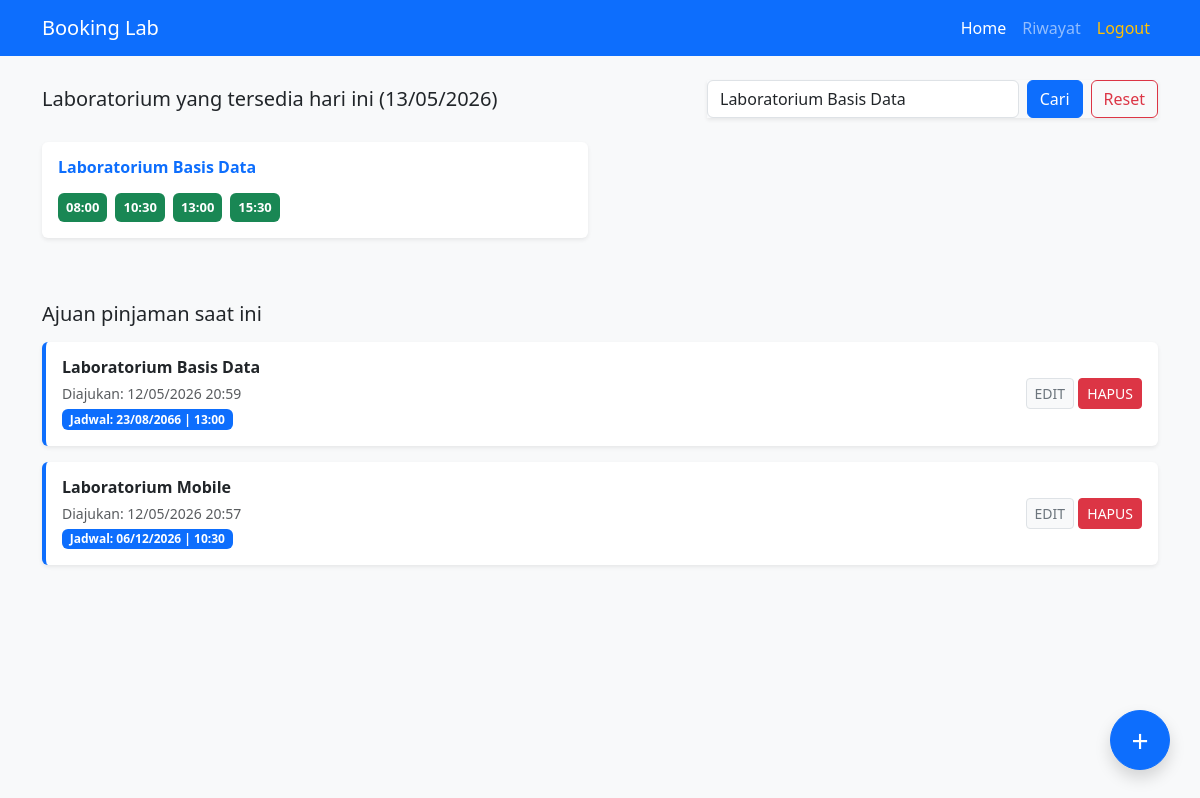
/home.php?cari=Laboratorium Basis Data (signed in), run on the app's committed database.
### tables this page shows
CREATE TABLE `laboratorium` (
  `id_lab` int(11) NOT NULL,
  `nama_lab` varchar(50) DEFAULT NULL
);

CREATE TABLE `peminjaman` (
  `id_pinjam` int(11) NOT NULL,
  `id_user` int(11) DEFAULT NULL,
  `id_lab` int(11) DEFAULT NULL,
  `tanggal_pinjam` date DEFAULT NULL,
  `waktu_pinjam` varchar(10) DEFAULT NULL,
  `created_at` timestamp NOT NULL DEFAULT current_timestamp()
);

### home.php (the view, shortened to what this page needs)
<?php
include 'koneksi.php';
$id_user = $_SESSION['id_user'];
$hari_ini = date('Y-m-d');
$slot_waktu = ['08:00', '10:30', '13:00', '15:30'];
?>
<!DOCTYPE html>
<html lang="id">
<head>
    <link href="https://cdn.jsdelivr.net/npm/bootstrap@5.3.0/dist/css/bootstrap.min.css" rel="stylesheet">
</head>
<body class="bg-light">
    <nav class="navbar navbar-expand-lg navbar-dark bg-primary">
        <div class="container">
            <a class="navbar-brand" href="home.php">Booking Lab</a>
            <div class="navbar-nav ms-auto">
                <a class="nav-link active" href="home.php">Home</a>
                <a class="nav-link" href="riwayat.php">Riwayat</a>
                <a class="nav-link text-warning" href="logout.php" onclick="return confirm('Yakin ingin keluar?')">Logout</a>
            </div>
        </div>
    </nav>
    <div class="container mt-4">
        <div class="row mb-4 align-items-center">
            <div class="col-md-7">
                <h5 class="mb-0">Laboratorium yang tersedia hari ini (<?php echo date('d/m/Y'); ?>)</h5>
            </div>
            <div class="col-md-5">
                <form method="GET" action="" class="d-flex shadow-sm">
                    <input type="text" name="cari" class="form-control me-2" placeholder="Cari laboratorium..." value="<?php echo isset($_GET['cari']) ? $_GET['cari'] : ''; ?>">
                    <button type="submit" class="btn btn-primary">Cari</button>
                    <?php if(isset($_GET['cari']) && $_GET['cari'] != '') { ?>
                        <a href="home.php" class="btn btn-outline-danger ms-2">Reset</a>
                    <?php } ?>
                </form>
            </div>
        </div>
        <div class="row mb-5">
            <?php
            if (isset($_GET['cari']) && $_GET['cari'] != '') {
                $kata_kunci = $_GET['cari'];
                $query_lab = mysqli_query($koneksi, "SELECT * FROM laboratorium WHERE nama_lab LIKE '%$kata_kunci%'");
            } else {
                $query_lab = mysqli_query($koneksi, "SELECT * FROM laboratorium");
            }
            if (mysqli_num_rows($query_lab) > 0) {
                while ($lab = mysqli_fetch_array($query_lab)) {
                    $id_lab = $lab['id_lab'];
            ?>
                    <div class="col-md-6 mb-3">
                        <div class="card shadow-sm border-0">
                            <div class="card-body">
                                <h6 class="card-title fw-bold text-primary"><?php echo $lab['nama_lab']; ?></h6>
                                <div class="d-flex flex-wrap gap-2 mt-3">
                                    <?php
                                    foreach ($slot_waktu as $waktu) {
                                        $cek_booking = mysqli_query($koneksi, "SELECT * FROM peminjaman WHERE id_lab='$id_lab' AND tanggal_pinjam='$hari_ini' AND waktu_pinjam='$waktu'");
                                        if (mysqli_num_rows($cek_booking) == 0) {
                                            echo "<span class='badge bg-success p-2' style='font-size: 13px;'>$waktu</span>";
                                        }
                                    }
                                    ?>
                                </div>
                            </div>
                        </div>
                    </div>
            <?php
                }
            } else {
                echo "<div class='col-12'><div class='alert alert-warning text-center'>Laboratorium tidak ditemukan.</div></div>";
            }
            ?>
        </div>
        <h5 class="mb-3">Ajuan pinjaman saat ini</h5>
        <div class="row pb-5">
            <?php
            $query_riwayat = mysqli_query($koneksi, "
                SELECT peminjaman.*, laboratorium.nama_lab
                FROM peminjaman
                JOIN laboratorium ON peminjaman.id_lab = laboratorium.id_lab
                WHERE peminjaman.id_user = '$id_user'
                ORDER BY peminjaman.created_at DESC
                LIMIT 5
            ");
            if (mysqli_num_rows($query_riwayat) > 0) {
                while ($riwayat = mysqli_fetch_array($query_riwayat)) {
            ?>
                    <div class="col-12 mb-3">
                        <div class="card shadow-sm border-0 border-start border-primary border-4">
                            <div class="card-body d-flex justify-content-between align-items-center">
                                <div>
                                    <h6 class="fw-bold mb-1"><?php echo $riwayat['nama_lab']; ?></h6>
                                    <small class="text-muted">Diajukan: <?php echo date('d/m/Y H:i', strtotime($riwayat['created_at'])); ?></small><br>
                                    <span class="badge bg-primary mt-1">Jadwal: <?php echo date('d/m/Y', strtotime($riwayat['tanggal_pinjam'])) . " | " . $riwayat['waktu_pinjam']; ?></span>
                                </div>
                                <div>
                                    <a href="edit.php?id=<?php echo $riwayat['id_pinjam']; ?>" class="btn btn-light btn-sm text-secondary border">EDIT</a>
                                    <a href="hapus.php?id=<?php echo $riwayat['id_pinjam']; ?>" class="btn btn-danger btn-sm" onclick="return confirm('Batalkan peminjaman ini?')">HAPUS</a>
                                </div>
                            </div>
                        </div>
                    </div>
            <?php
                }
            } else {
                echo "<div class='col-12'><div class='alert alert-light text-center border'>Belum ada ajuan pinjaman.</div></div>";
            }
            ?>
        </div>
    </div>
    <a href="tambah.php" class="btn btn-primary btn-floating text-white shadow">+</a>
</body>
</html>

### home.php (style rules this page uses)
.btn-floating { position: fixed; bottom: 30px; right: 30px; border-radius: 50%; width: 60px; height: 60px; font-size: 30px; display: flex; align-items: center; justify-content: center; box-shadow: 0 4px 8px rgba(0,0,0,0.2); z-index: 1000; }

### data on the page
laboratorium: nama_lab "Laboratorium Basis Data", waktu "08:00", waktu "10:30", waktu "13:00", waktu "15:30"
peminjaman: id_lab.nama_lab "Laboratorium Basis Data", created_at "12/05/2026 20:59", tanggal_pinjam "23/08/2066", waktu_pinjam "13:00"
peminjaman: id_lab.nama_lab "Laboratorium Mobile", created_at "12/05/2026 20:57", tanggal_pinjam "06/12/2026", waktu_pinjam "10:30"
